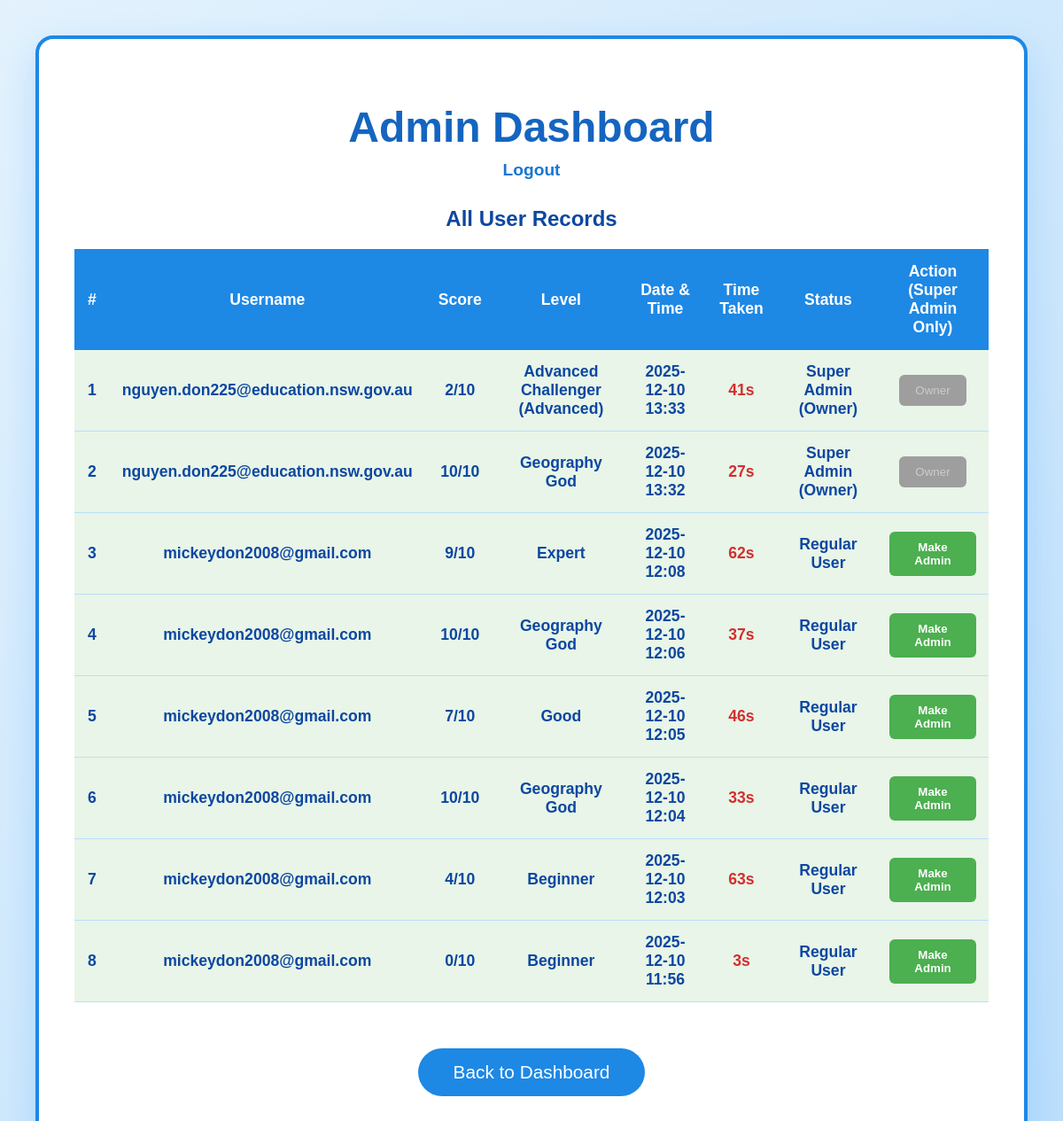
The app's page /super_admin_panel (signed in), older data.
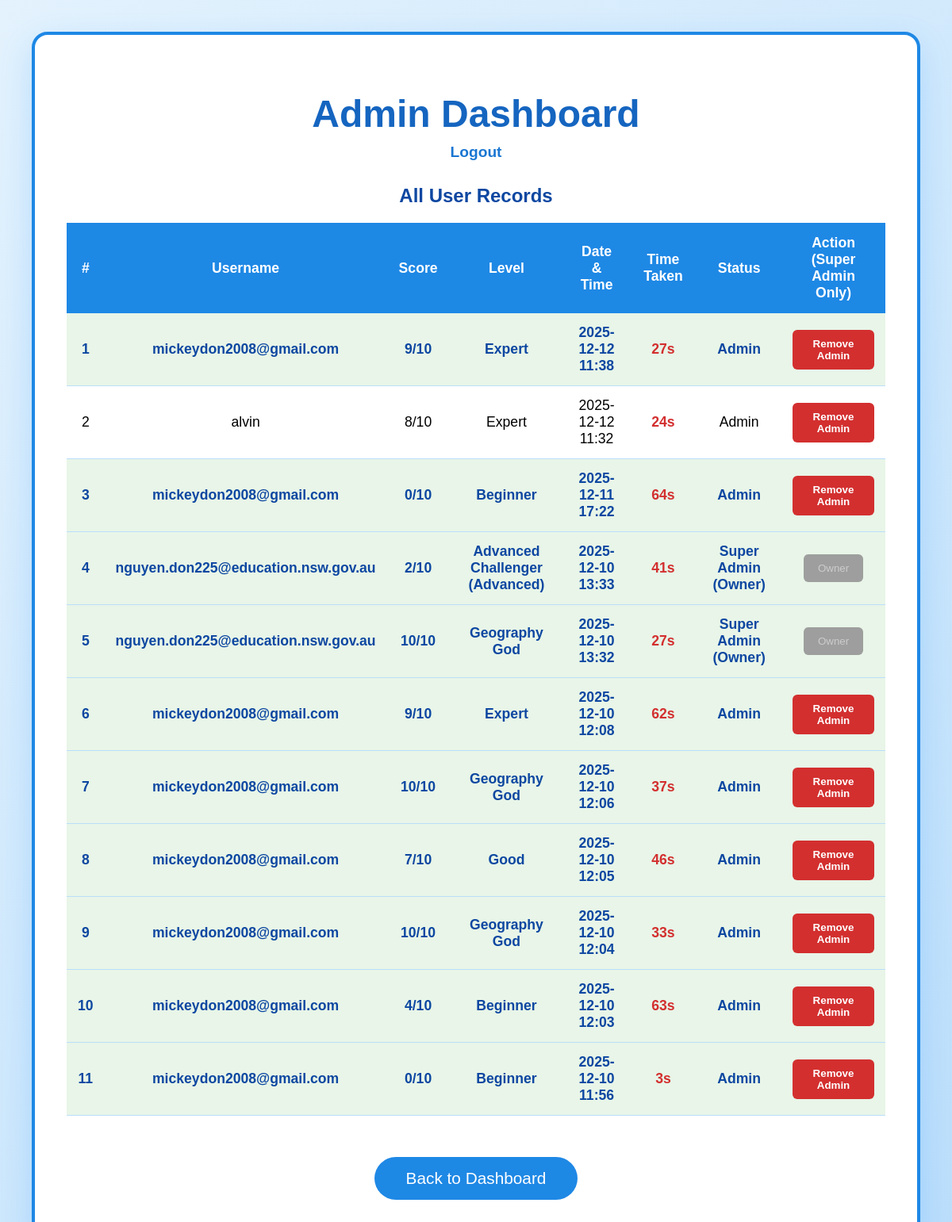
The same page, newer data.
### tables this page shows
CREATE TABLE records (
                 id INTEGER PRIMARY KEY AUTOINCREMENT,
                 user_id INTEGER,
                 score INTEGER,
                 level TEXT,
                 timestamp TEXT,
                 time_taken INTEGER DEFAULT 0);

CREATE TABLE users (
                 id INTEGER PRIMARY KEY AUTOINCREMENT,
                 username TEXT UNIQUE NOT NULL,
                 password TEXT NOT NULL,
                 is_admin INTEGER DEFAULT 0,
                 last_login TEXT);

### app.py (the view)
@app.route('/super_admin_panel')
def super_admin_panel():
    if 'username' not in session:
        return redirect(url_for('login'))
    if not session.get('is_admin'):
        flash("Access Denied — Admin rights required")
        return redirect(url_for('user_home'))
    conn = sqlite3.connect('database.db')
    c = conn.cursor()
    c.execute("""SELECT r.id, u.username, r.score, r.level, r.timestamp, r.time_taken
                 FROM records r JOIN users u ON r.user_id = u.id
                 ORDER BY r.timestamp DESC""")
    records = c.fetchall()
    conn.close()
    return render_template('super_admin_panel.html', records=records, is_admin=is_user_admin)

### app.py (called while the page is built)
def is_user_admin(username):
    conn = sqlite3.connect('database.db')
    c = conn.cursor()
    c.execute("SELECT is_admin FROM users WHERE username = ?", (username,))
    result = c.fetchone()
    conn.close()
    return result and result[0] == 1

### templates/super_admin_panel.html (shortened to what this page needs)
<!DOCTYPE html>
<html>
<head>
   <link rel="stylesheet" href="{{ url_for('static', filename='styles.css') }}">
</head>
<body>
<div class="admin-container">
   <h1>Admin Dashboard</h1>
   <div class="logout">
       <a href="/logout">Logout</a>
   </div>
   <h2>All User Records</h2>
   <table>
       <tr>
           <th>#</th>
           <th>Username</th>
           <th>Score</th>
           <th>Level</th>
           <th>Date & Time</th>
           <th>Time Taken</th>
           <th>Status</th>
           <th>Action (Super Admin Only)</th>
       </tr>
       {% for record in records %}
       <tr {% if record[1] in ['nguyen.don225@education.nsw.gov.au', 'mickeydon2008@gmail.com'] %}class="highlight"{% endif %}>
           <td>{{ loop.index }}</td>
           <td>{{ record[1] }}</td>
           <td>{{ record[2] }}/10</td>
           <td>{{ record[3] }}</td>
           <td>{{ record[4] }}</td>
           <td class="time-taken">{{ record[5] }}s</td>
           <td>
               {% if record[1] == 'nguyen.don225@education.nsw.gov.au' %}
                   Super Admin (Owner)
               {% elif is_admin(record[1]) %}
                   Admin
               {% else %}
                   Regular User
               {% endif %}
           </td>
           <td>
               {% if session['username'] == 'nguyen.don225@education.nsw.gov.au' %}
                   {% if record[1] != 'nguyen.don225@education.nsw.gov.au' %}
                       {% if is_admin(record[1]) %}
                           <form method="post" action="/remove_admin/{{ record[1] }}" style="display:inline;">
                               <button type="submit" class="btn-remove">Remove Admin</button>
                           </form>
                       {% else %}
                           <form method="post" action="/make_admin/{{ record[1] }}" style="display:inline;">
                               <button type="submit" class="btn-make">Make Admin</button>
                           </form>
                       {% endif %}
                   {% else %}
                       <button class="btn-disabled" disabled>Owner</button>
                   {% endif %}
               {% else %}
                   <button class="btn-disabled" disabled>No Permission</button>
               {% endif %}
           </td>
       </tr>
       {% endfor %}
   </table>
   <br><br>
   <p style="text-align:center;">
       <a href="/userhome">
           <button style="padding:15px 40px; font-size:1.3em; background:#1e88e5; color:white; border:none; border-radius:50px; cursor:pointer;">
               Back to Dashboard
           </button>
       </a>
   </p>
</div>
</body>
</html>

### Static/styles.css (style rules this page uses)
body { font-family: Arial, sans-serif; background: #e3f2fd; margin: 0; padding: 20px; }
h1 { color: #1976d2; }
button { background: #1976d2; color: white; padding: 10px 20px; border: none; border-radius: 6px; cursor: pointer; }

### templates/super_admin_panel.html (style rules this page uses)
body { background: linear-gradient(135deg, #e3f2fd, #bbdefb); font-family: Arial, sans-serif; padding: 40px; }
.admin-container { max-width: 1350px; margin: 0 auto; background: white; border-radius: 20px; padding: 40px; box-shadow: 0 15px 40px rgba(30,144,255,0.2); border: 4px solid #1e88e5; }
h1 { text-align: center; color: #1565c0; font-size: 3em; margin-bottom: 10px; }
.logout { text-align: center; margin-bottom: 30px; }
.logout a { color: #1976d2; font-weight: bold; text-decoration: none; font-size: 1.2em; }
h2 { text-align: center; color: #0d47a1; margin: 30px 0 20px; }
table { width: 100%; border-collapse: collapse; margin-top: 20px; font-size: 1.1em; }
th { background: #1e88e5; color: white; padding: 15px; text-align: center; font-weight: bold; }
td { padding: 14px; text-align: center; border-bottom: 1px solid #bbdefb; }
tr:nth-child(even) { background-color: #f5fbff; }
.highlight { background-color: #e8f5e8 !important; font-weight: bold; color: #0d47a1; }
.time-taken { font-weight: bold; color: #d32f2f; }
.btn-remove { background:#d32f2f; color:white; padding:10px 18px; border:none; border-radius:6px; cursor:pointer; font-weight:bold; }
.btn-disabled { background:#9e9e9e; color:#ccc; padding:10px 18px; border:none; border-radius:6px; cursor:not-allowed; }

Row changes from the older to the newer data that the page shows:
added records: username "mickeydon2008@gmail.com", score "9", level "Expert", timestamp "2025-12-12 11:38", time_taken "27", shows "Admin"
added records: username "alvin", score "8", level "Expert", timestamp "2025-12-12 11:32", time_taken "24", shows "Admin"
added records: username "mickeydon2008@gmail.com", score "0", level "Beginner", timestamp "2025-12-11 17:22", time_taken "64", shows "Admin"
computed for records (number 6 of 11 on the later page): text "Regular User Make Admin" → "Admin Remove Admin"
computed for records (number 7 of 11 on the later page): text "Regular User Make Admin" → "Admin Remove Admin"
computed for records "Good": text "Regular User Make Admin" → "Admin Remove Admin"
computed for records (number 9 of 11 on the later page): text "Regular User Make Admin" → "Admin Remove Admin"
computed for records (number 10 of 11 on the later page): text "Regular User Make Admin" → "Admin Remove Admin"
computed for records (number 11 of 11 on the later page): text "Regular User Make Admin" → "Admin Remove Admin"
